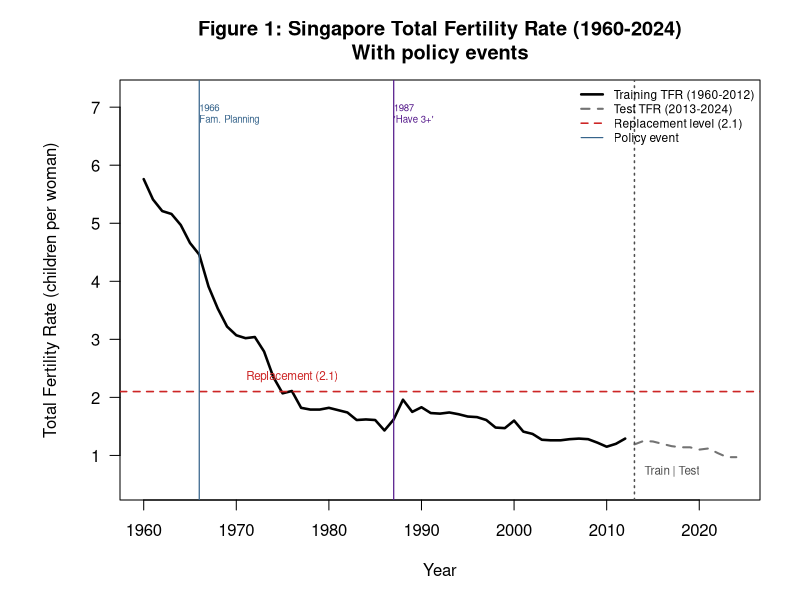
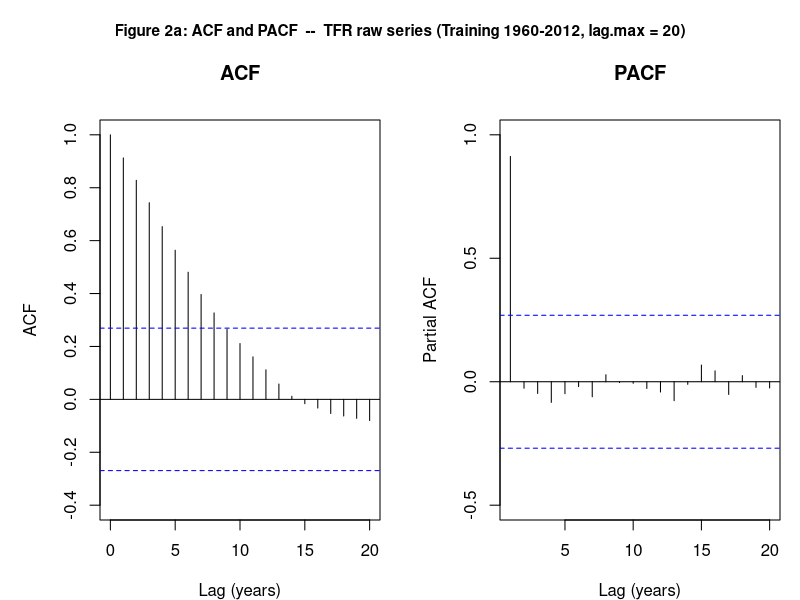
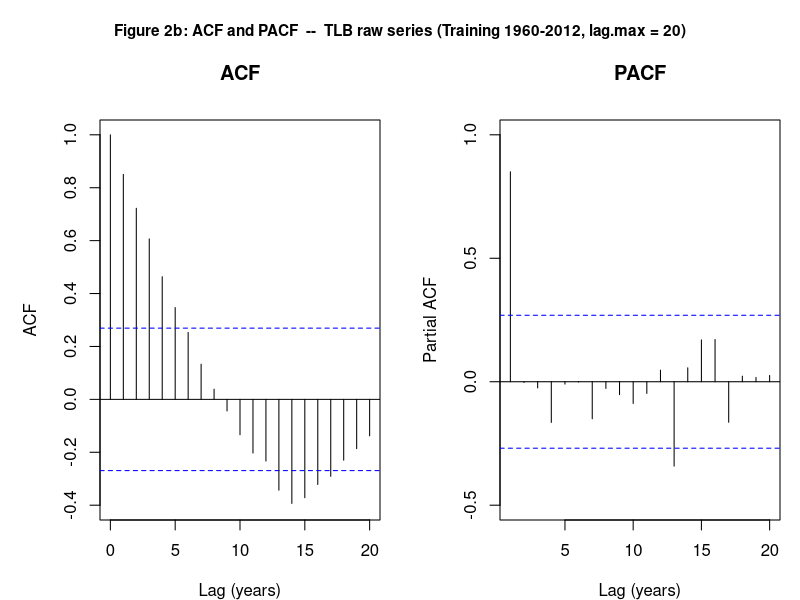
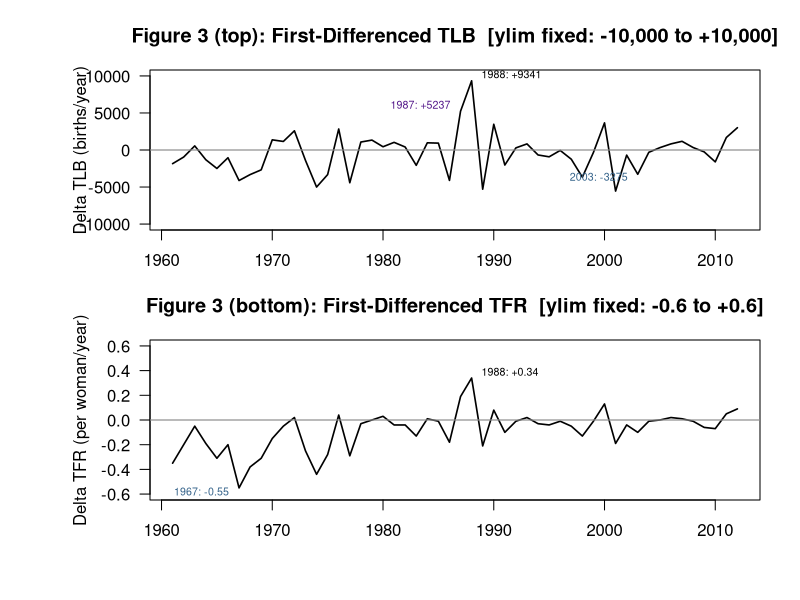
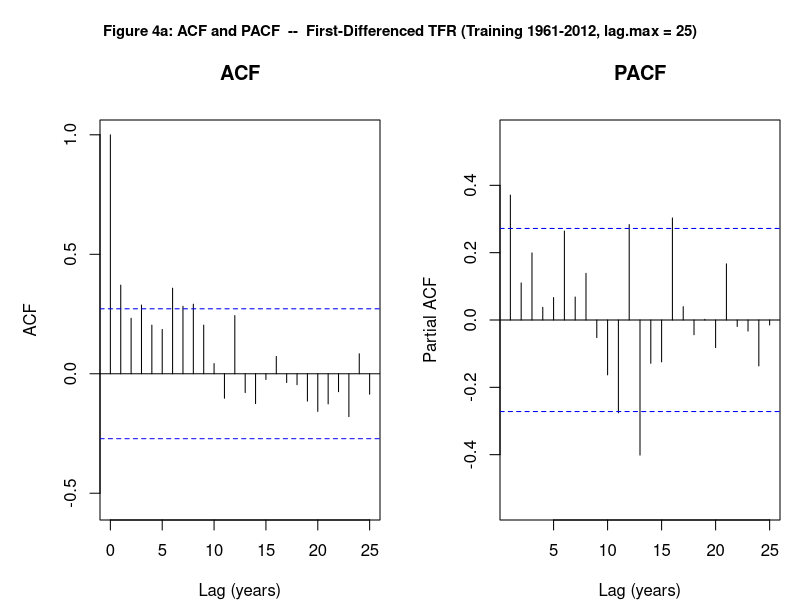
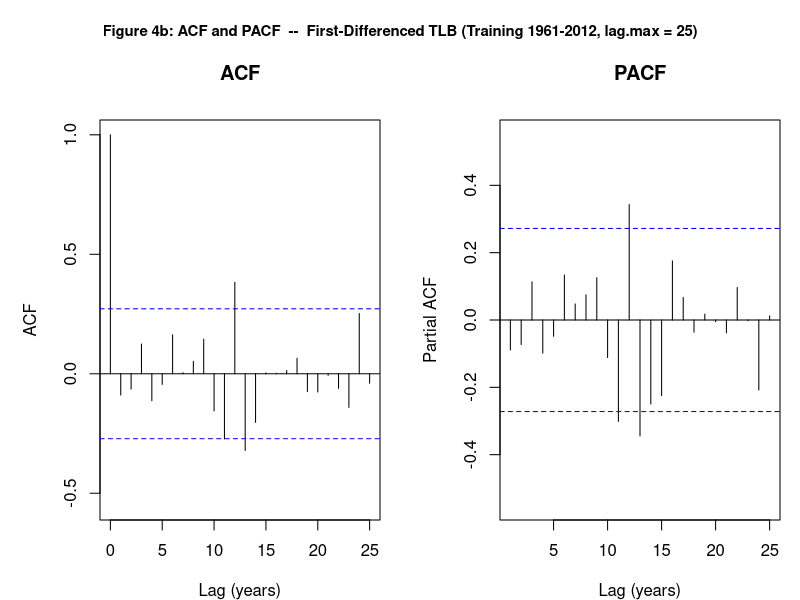

R code for these plots, in order:
# =============================================================================
# STATIONARITY AND INITIAL ACF/PACF (Lag 25)
# =============================================================================

library(tseries)
library(forecast)

options(stringsAsFactors = FALSE)
options(scipen = 999)
set.seed(42)
dir.create("methods", showWarnings = FALSE)

# =============================================================================
# DATA LOADING
# =============================================================================
df        <- read.csv("cleaned_tlb_tfr_1960_2024.csv")
tlb_ts    <- ts(df$TLB, start = 1960, frequency = 1)
tfr_ts    <- ts(df$TFR, start = 1960, frequency = 1)
tlb_train <- window(tlb_ts, start = 1960, end = 2012)
tlb_test  <- window(tlb_ts, start = 2013, end = 2024)
tfr_train <- window(tfr_ts, start = 1960, end = 2012)
tfr_test  <- window(tfr_ts, start = 2013, end = 2024)

log_tlb_train <- log(tlb_train)
log_tfr_train <- log(tfr_train)
log_tlb_test  <- log(tlb_test)
log_tfr_test  <- log(tfr_test)

n_train    <- length(tlb_train)   # 53
n_test     <- length(tlb_test)    # 12
test_years <- 2013:2024

tlb_diff1     <- diff(tlb_train)
tfr_diff1     <- diff(tfr_train)
log_tlb_diff1 <- diff(log_tlb_train)
log_tfr_diff1 <- diff(log_tfr_train)

ci_band    <- 1.96 / sqrt(length(tlb_diff1))   # 0.2718
train_start <- 1995

# =============================================================================
# FIG 1: Raw TFR — policy annotations
# =============================================================================
png("methods/fig1_tfr_raw.png", width = 1100, height = 600, res = 150, bg = "white")
par(mar = c(5, 6, 4, 2), bg = "white")

plot(tfr_train, type = "l", lwd = 2.5, col = "black",
     xlim = c(1960, 2024), ylim = c(0.5, 7.2),
     main = "Figure 1: Singapore Total Fertility Rate (1960-2024)\nWith policy events",
     xlab = "Year", ylab = "Total Fertility Rate (children per woman)", las = 1)
lines(tfr_test, lwd = 2, col = "gray45", lty = 2)

# Replacement level
abline(h = 2.1, lty = 2, col = "firebrick3", lwd = 1.6)
# Train/test split
abline(v = 2013, lty = 3, col = "gray30", lwd = 1.5)

# Policy events
abline(v = 1966, lty = 1, col = "steelblue4", lwd = 1.2)
abline(v = 1987, lty = 1, col = "purple4",    lwd = 1.2)

text(1966, 6.9,  "1966\nFam. Planning", col = "steelblue4",  cex = 0.58, adj = c(0, 0.5))
text(1987, 6.9,  "1987\n'Have 3+'",     col = "purple4",     cex = 0.58, adj = c(0, 0.5))
text(2013, 0.72, "Train | Test",        col = "gray30",      cex = 0.70, pos = 4)
text(1970, 2.35, "Replacement (2.1)",   col = "firebrick3",  cex = 0.70, pos = 4)

legend("topright", bty = "n", cex = 0.72,
       legend = c("Training TFR (1960-2012)", "Test TFR (2013-2024)",
                  "Replacement level (2.1)", "Policy event"),
       col = c("black", "gray45", "firebrick3", "steelblue4"),
       lwd = c(2.5, 2, 1.6, 1.2),
       lty = c(1, 2, 2, 1))
dev.off()

# =============================================================================
# FIG 2a/2b: ACF/PACF of RAW series (lag.max=20)
# =============================================================================
png("methods/fig2a_acf_pacf_tfr_raw.png", width = 1050, height = 560, res = 150, bg = "white")
par(mfrow = c(1, 2), mar = c(4, 5, 3, 1), oma = c(0, 0, 3, 0), bg = "white")
acf(tfr_train,  lag.max = 20, main = "ACF",
    xlab = "Lag (years)", ylab = "ACF", ylim = c(-0.4, 1))
pacf(tfr_train, lag.max = 20, main = "PACF",
     xlab = "Lag (years)", ylab = "Partial ACF", ylim = c(-0.5, 1))
mtext("Figure 2a: ACF and PACF  --  TFR raw series (Training 1960-2012, lag.max = 20)",
      side = 3, outer = TRUE, line = 1, cex = 0.92, font = 2)
par(mfrow = c(1, 1))
dev.off()

png("methods/fig2b_acf_pacf_tlb_raw.png", width = 1050, height = 560, res = 150, bg = "white")
par(mfrow = c(1, 2), mar = c(4, 5, 3, 1), oma = c(0, 0, 3, 0), bg = "white")
acf(tlb_train,  lag.max = 20, main = "ACF",
    xlab = "Lag (years)", ylab = "ACF", ylim = c(-0.4, 1))
pacf(tlb_train, lag.max = 20, main = "PACF",
     xlab = "Lag (years)", ylab = "Partial ACF", ylim = c(-0.5, 1))
mtext("Figure 2b: ACF and PACF  --  TLB raw series (Training 1960-2012, lag.max = 20)",
      side = 3, outer = TRUE, line = 1, cex = 0.92, font = 2)
par(mfrow = c(1, 1))
dev.off()

# =============================================================================
# FIG 3: First-differenced series — fixed axes
# =============================================================================
tlb_diff_yr <- as.integer(time(tlb_diff1))
tfr_diff_yr <- as.integer(time(tfr_diff1))

png("methods/fig3_diff_series.png", width = 1100, height = 750, res = 150, bg = "white")
par(mfrow = c(2, 1), mar = c(2, 7.5, 3.5, 2), oma = c(3, 0, 0, 0), bg = "white")

# Top: TLB differences
plot(tlb_diff1, type = "l", lwd = 1.6, col = "black",
     main = "Figure 3 (top): First-Differenced TLB  [ylim fixed: -10,000 to +10,000]",
     xlab = "", ylab = "Delta TLB (births/year)",
     ylim = c(-10000, 10000), las = 1)
abline(h = 0, col = "gray55", lwd = 1.2)
v87 <- tlb_diff1[tlb_diff_yr == 1987]; v88 <- tlb_diff1[tlb_diff_yr == 1988]
v03 <- tlb_diff1[tlb_diff_yr == 2003]
text(1987, v87 + 700, paste0("1987: +", round(v87)), cex = 0.64, col = "purple4", pos = 2)
text(1988, v88 + 700, paste0("1988: +", round(v88)), cex = 0.64, col = "black", pos = 4)
text(2003, v03 - 500, paste0("2003: ", round(v03)), cex = 0.64, col = "steelblue4", pos = 2)

# Bottom: TFR differences
plot(tfr_diff1, type = "l", lwd = 1.6, col = "black",
     main = "Figure 3 (bottom): First-Differenced TFR  [ylim fixed: -0.6 to +0.6]",
     xlab = "", ylab = "Delta TFR (per woman/year)",
     ylim = c(-0.6, 0.6), las = 1)
abline(h = 0, col = "gray55", lwd = 1.2)
v67 <- tfr_diff1[tfr_diff_yr == 1967]; v88t <- tfr_diff1[tfr_diff_yr == 1988]
text(1967, v67 - 0.04, paste0("1967: ", round(v67,2)), cex=0.64, col="steelblue4", pos=2)
text(1988, v88t + 0.04, paste0("1988: +", round(v88t,2)), cex=0.64, col="black", pos=4)

par(mfrow = c(1, 1))
dev.off()

# =============================================================================
# FIG 4a/4b: ACF/PACF of differenced series — lag.max = 25
# =============================================================================
make_acf_pacf_plot <- function(series, outer_title, outfile) {
  png(outfile, width = 1100, height = 580, res = 150, bg = "white")
  par(mfrow = c(1, 2), mar = c(4, 5, 3, 1), oma = c(0, 0, 3, 0), bg = "white")
  acf(series,  lag.max = 25, main = "ACF",
      xlab = "Lag (years)", ylab = "ACF", ylim = c(-0.55, 1))
  pacf(series, lag.max = 25, main = "PACF",
       xlab = "Lag (years)", ylab = "Partial ACF", ylim = c(-0.55, 0.55))
  mtext(outer_title, side = 3, outer = TRUE, line = 1, cex = 0.90, font = 2)
  par(mfrow = c(1, 1))
  dev.off()
}

make_acf_pacf_plot(tfr_diff1,
  "Figure 4a: ACF and PACF  --  First-Differenced TFR (Training 1961-2012, lag.max = 25)",
  "methods/fig4a_acf_pacf_diff_tfr.png")

make_acf_pacf_plot(tlb_diff1,
  "Figure 4b: ACF and PACF  --  First-Differenced TLB (Training 1961-2012, lag.max = 25)",
  "methods/fig4b_acf_pacf_diff_tlb.png")

# =============================================================================
# TABLE 1: ADF + KPSS tests
# =============================================================================
run_tests <- function(x, label) {
  adf  <- adf.test(x,  alternative = "stationary")
  kpss <- kpss.test(x, null = "Level")
  stat <- if (adf$p.value < 0.05 && kpss$p.value > 0.05) "Stationary"
          else if (adf$p.value >= 0.05 && kpss$p.value <= 0.05) "Non-stationary"
          else "Conflicting/borderline"
  cat(sprintf("  %-32s  ADF p=%.4f  KPSS stat=%.4f p=%.4f  => %s\n",
              label, adf$p.value, kpss$statistic, kpss$p.value, stat))
  list(label=label,
       adf_stat=round(adf$statistic,4), adf_p=round(adf$p.value,4),
       kpss_stat=round(kpss$statistic,4), kpss_p=round(kpss$p.value,4),
       conclusion=stat)
}

t1_tfr_raw      <- run_tests(tfr_train,     "TFR raw (1960-2012)")
t1_tlb_raw      <- run_tests(tlb_train,     "TLB raw (1960-2012)")
t1_dtfr         <- run_tests(tfr_diff1,     "d(TFR) (1961-2012)")
t1_dtlb         <- run_tests(tlb_diff1,     "d(TLB) (1961-2012)")
t1_log_tfr_raw  <- run_tests(log_tfr_train, "log(TFR) raw")
t1_log_tlb_raw  <- run_tests(log_tlb_train, "log(TLB) raw")
t1_dlog_tfr     <- run_tests(log_tfr_diff1, "d(log(TFR))")
t1_dlog_tlb     <- run_tests(log_tlb_diff1, "d(log(TLB))")
